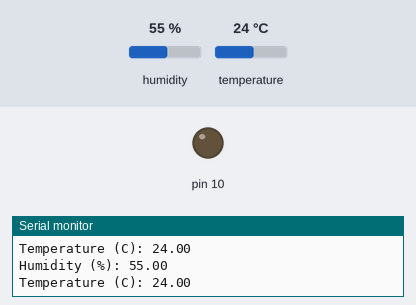
Bench run of a sketch on a simulated Arduino Uno, built with avr-gcc and run on an emulated ATmega328P. Shown: output pins drawn as LEDs (lit = HIGH), the last lines printed to the serial monitor. The inputs (shaded band) are chosen by the test bench; at power-on: temperature 24 °C, humidity 55 %.

Above: at 2.8 s.
2.9 s: temperature set to 26 °C
At 5.2 s:
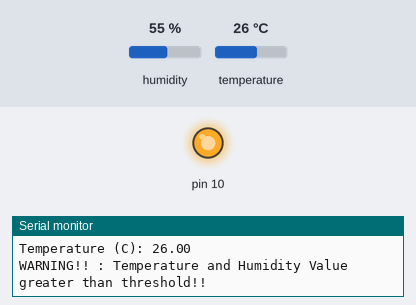
5.6 s: humidity set to 51 %
8.3 s: humidity set to 48 %
At 10.9 s:
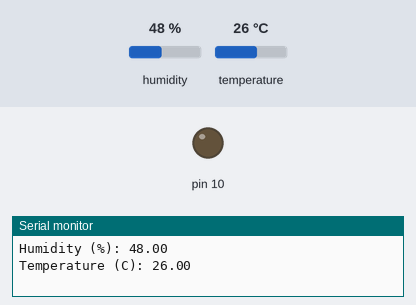
14.3 s: humidity set to 68 %
At 15.7 s:
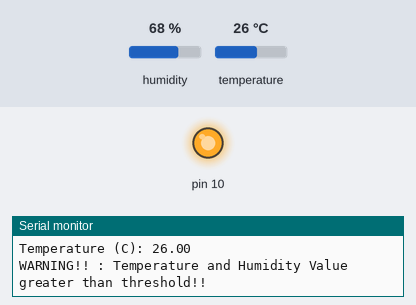
Timing chart, 0 to 17.3 s (numbered marks = the images above; inputs shaded):
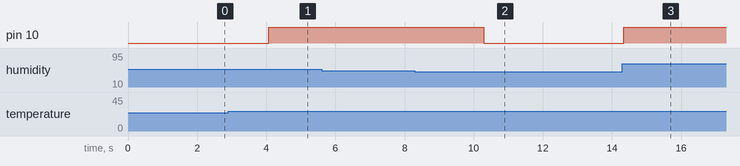

Measured:
- the behaviour switches between 24 and 25 °C on temperature (found by bisection; images 0 and 1)
- the behaviour switches between 50 and 49 % on humidity (found by bisection; images 1 and 2)
- after the input at 2.9 s, pin 10: LOW → HIGH after 1.2 s
- after the input at 8.3 s, pin 10: HIGH → LOW after 2.0 s
- after the input at 14.3 s, pin 10: LOW → HIGH at once

The sketch:

DTHT11.ino
```cpp
#include <DHT.h>
#include <DHT_U.h>
#define DHTPIN 8
#define DHTTYPE DHT11

DHT dht(DHTPIN,DHTTYPE);
float temp = 0;
float humidity = 0;

void setup() {
  Serial.begin(9600);
  dht.begin();
  pinMode(10,OUTPUT);
}

void loop() {
  humidity = dht.readHumidity();
  temp = dht.readTemperature();
  if((temp>=25)&&(humidity>=50))
  {
    digitalWrite(10,HIGH);
    Serial.print("Humidity (%): ");
    Serial.println(humidity);
    Serial.print("Temperature (C): ");
    Serial.println(temp);
    Serial.println("WARNING!! : Temperature and Humidity Value greater than threshold!!");
  }
  else
  {
    digitalWrite(10,LOW);
    Serial.print("Humidity (%): ");
    Serial.println(humidity);
    Serial.print("Temperature (C): ");
    Serial.println(temp);
  }
  delay(2000);
}
```
